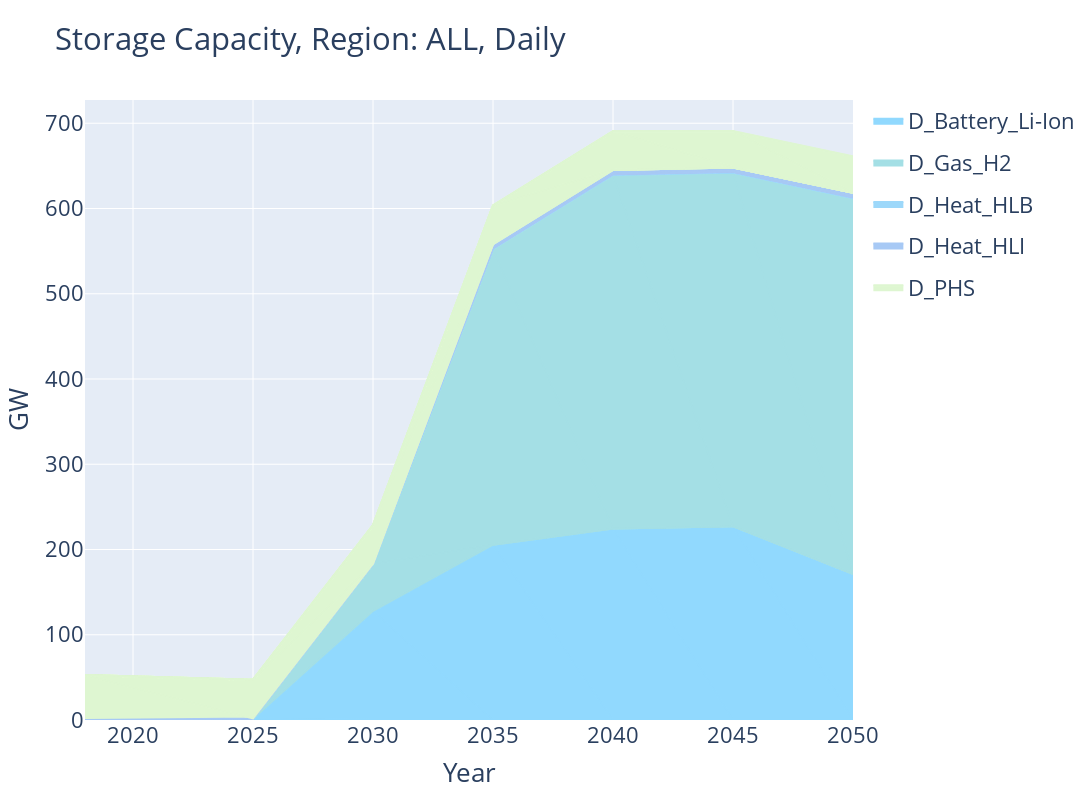
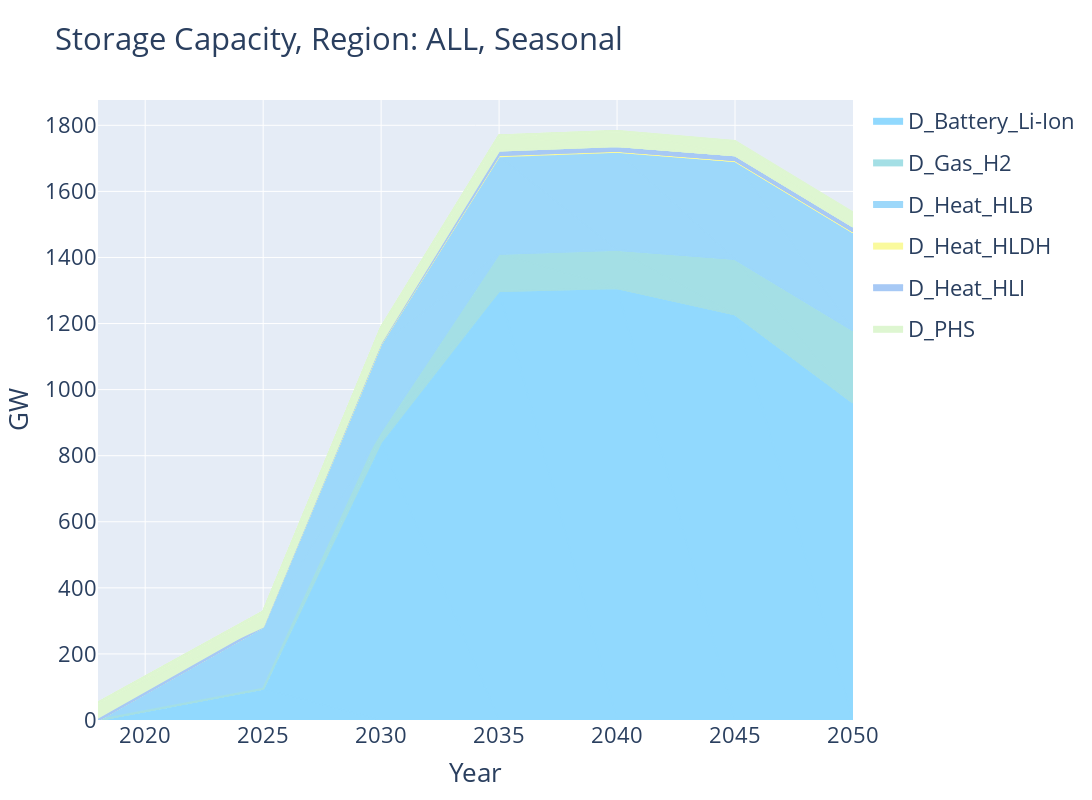

The cell these charts' notebook holds for them, in order:
### Code cell
storage_capacity_evolution_fig(DAILY_DATA, region=REGION, title_addon="Daily").show()
storage_capacity_evolution_fig(SEASON_DATA, region=REGION, title_addon="Seasonal").show()

### Figure 1 — Plotly figure (JSON) as saved in the notebook; plotly's stock layout.template omitted (floating-point values rounded to 4 significant figures)
{"data": [{"fillcolor": "#91d9fe", "legendgroup": "D_Battery_Li-Ion", "line": {"color": "#91d9fe"}, "name": "D_Battery_Li-Ion", "showlegend": true, "stackgroup": "one", "type": "scatter", "x": [2025], "y": [1.411]}, {"fillcolor": "#91d9fe", "legendgroup": "D_Battery_Li-Ion", "line": {"color": "#91d9fe"}, "name": "D_Battery_Li-Ion", "showlegend": false, "stackgroup": "one", "type": "scatter", "x": [2030], "y": [128.0]}, {"fillcolor": "#91d9fe", "legendgroup": "D_Battery_Li-Ion", "line": {"color": "#91d9fe"}, "name": "D_Battery_Li-Ion", "showlegend": false, "stackgroup": "one", "type": "scatter", "x": [2035], "y": [205.7]}, {"fillcolor": "#91d9fe", "legendgroup": "D_Battery_Li-Ion", "line": {"color": "#91d9fe"}, "name": "D_Battery_Li-Ion", "showlegend": false, "stackgroup": "one", "type": "scatter", "x": [2040], "y": [224.6]}, {"fillcolor": "#91d9fe", "legendgroup": "D_Battery_Li-Ion", "line": {"color": "#91d9fe"}, "name": "D_Battery_Li-Ion", "showlegend": false, "stackgroup": "one", "type": "scatter", "x": [2045], "y": [227.4]}, {"fillcolor": "#91d9fe", "legendgroup": "D_Battery_Li-Ion", "line": {"color": "#91d9fe"}, "name": "D_Battery_Li-Ion", "showlegend": false, "stackgroup": "one", "type": "scatter", "x": [2050], "y": [171.6]}, {"fillcolor": "#a4dfe5", "legendgroup": "D_Gas_H2", "line": {"color": "#a4dfe5"}, "name": "D_Gas_H2", "showlegend": true, "stackgroup": "one", "type": "scatter", "x": [2025], "y": [0.3933]}, {"fillcolor": "#a4dfe5", "legendgroup": "D_Gas_H2", "line": {"color": "#a4dfe5"}, "name": "D_Gas_H2", "showlegend": false, "stackgroup": "one", "type": "scatter", "x": [2030], "y": [55.14]}, {"fillcolor": "#a4dfe5", "legendgroup": "D_Gas_H2", "line": {"color": "#a4dfe5"}, "name": "D_Gas_H2", "showlegend": false, "stackgroup": "one", "type": "scatter", "x": [2035], "y": [346.9]}, {"fillcolor": "#a4dfe5", "legendgroup": "D_Gas_H2", "line": {"color": "#a4dfe5"}, "name": "D_Gas_H2", "showlegend": false, "stackgroup": "one", "type": "scatter", "x": [2040], "y": [414.9]}, {"fillcolor": "#a4dfe5", "legendgroup": "D_Gas_H2", "line": {"color": "#a4dfe5"}, "name": "D_Gas_H2", "showlegend": false, "stackgroup": "one", "type": "scatter", "x": [2045], "y": [414.9]}, {"fillcolor": "#a4dfe5", "legendgroup": "D_Gas_H2", "line": {"color": "#a4dfe5"}, "name": "D_Gas_H2", "showlegend": false, "stackgroup": "one", "type": "scatter", "x": [2050], "y": [440.7]}, {"fillcolor": "#9dd8fa", "legendgroup": "D_Heat_HLB", "line": {"color": "#9dd8fa"}, "name": "D_Heat_HLB", "showlegend": true, "stackgroup": "one", "type": "scatter", "x": [2035], "y": [0.5177]}, {"fillcolor": "#9dd8fa", "legendgroup": "D_Heat_HLB", "line": {"color": "#9dd8fa"}, "name": "D_Heat_HLB", "showlegend": false, "stackgroup": "one", "type": "scatter", "x": [2040], "y": [0.7538]}, {"fillcolor": "#9dd8fa", "legendgroup": "D_Heat_HLB", "line": {"color": "#9dd8fa"}, "name": "D_Heat_HLB", "showlegend": false, "stackgroup": "one", "type": "scatter", "x": [2045], "y": [0.7556]}, {"fillcolor": "#9dd8fa", "legendgroup": "D_Heat_HLB", "line": {"color": "#9dd8fa"}, "name": "D_Heat_HLB", "showlegend": false, "stackgroup": "one", "type": "scatter", "x": [2050], "y": [0.8391]}, {"fillcolor": "#a7c9f5", "legendgroup": "D_Heat_HLI", "line": {"color": "#a7c9f5"}, "name": "D_Heat_HLI", "showlegend": true, "stackgroup": "one", "type": "scatter", "x": [2030], "y": [0.06968]}, {"fillcolor": "#a7c9f5", "legendgroup": "D_Heat_HLI", "line": {"color": "#a7c9f5"}, "name": "D_Heat_HLI", "showlegend": false, "stackgroup": "one", "type": "scatter", "x": [2035], "y": [4.951]}, {"fillcolor": "#a7c9f5", "legendgroup": "D_Heat_HLI", "line": {"color": "#a7c9f5"}, "name": "D_Heat_HLI", "showlegend": false, "stackgroup": "one", "type": "scatter", "x": [2040], "y": [5.095]}, {"fillcolor": "#a7c9f5", "legendgroup": "D_Heat_HLI", "line": {"color": "#a7c9f5"}, "name": "D_Heat_HLI", "showlegend": false, "stackgroup": "one", "type": "scatter", "x": [2045], "y": [5.22]}, {"fillcolor": "#a7c9f5", "legendgroup": "D_Heat_HLI", "line": {"color": "#a7c9f5"}, "name": "D_Heat_HLI", "showlegend": false, "stackgroup": "one", "type": "scatter", "x": [2050], "y": [5.299]}, {"fillcolor": "#def6d1", "legendgroup": "D_PHS", "line": {"color": "#def6d1"}, "name": "D_PHS", "showlegend": true, "stackgroup": "one", "type": "scatter", "x": [2018], "y": [52.66]}, {"fillcolor": "#def6d1", "legendgroup": "D_PHS", "line": {"color": "#def6d1"}, "name": "D_PHS", "showlegend": false, "stackgroup": "one", "type": "scatter", "x": [2025], "y": [45.46]}, {"fillcolor": "#def6d1", "legendgroup": "D_PHS", "line": {"color": "#def6d1"}, "name": "D_PHS", "showlegend": false, "stackgroup": "one", "type": "scatter", "x": [2030], "y": [45.46]}, {"fillcolor": "#def6d1", "legendgroup": "D_PHS", "line": {"color": "#def6d1"}, "name": "D_PHS", "showlegend": false, "stackgroup": "one", "type": "scatter", "x": [2035], "y": [45.46]}, {"fillcolor": "#def6d1", "legendgroup": "D_PHS", "line": {"color": "#def6d1"}, "name": "D_PHS", "showlegend": false, "stackgroup": "one", "type": "scatter", "x": [2040], "y": [45.46]}, {"fillcolor": "#def6d1", "legendgroup": "D_PHS", "line": {"color": "#def6d1"}, "name": "D_PHS", "showlegend": false, "stackgroup": "one", "type": "scatter", "x": [2045], "y": [42.72]}, {"fillcolor": "#def6d1", "legendgroup": "D_PHS", "line": {"color": "#def6d1"}, "name": "D_PHS", "showlegend": false, "stackgroup": "one", "type": "scatter", "x": [2050], "y": [42.72]}], "layout": {"barmode": "stack", "font": {"size": 22}, "height": 800, "title": {"text": "Storage Capacity, Region: ALL, Daily"}, "width": 1400, "xaxis": {"title": {"text": "Year"}}, "yaxis": {"title": {"text": "GW"}}}}

### Figure 2 — Plotly figure (JSON) as saved in the notebook; plotly's stock layout.template omitted (floating-point values rounded to 4 significant figures)
{"data": [{"fillcolor": "#91d9fe", "legendgroup": "D_Battery_Li-Ion", "line": {"color": "#91d9fe"}, "name": "D_Battery_Li-Ion", "showlegend": true, "stackgroup": "one", "type": "scatter", "x": [2025], "y": [94.48]}, {"fillcolor": "#91d9fe", "legendgroup": "D_Battery_Li-Ion", "line": {"color": "#91d9fe"}, "name": "D_Battery_Li-Ion", "showlegend": false, "stackgroup": "one", "type": "scatter", "x": [2030], "y": [841.2]}, {"fillcolor": "#91d9fe", "legendgroup": "D_Battery_Li-Ion", "line": {"color": "#91d9fe"}, "name": "D_Battery_Li-Ion", "showlegend": false, "stackgroup": "one", "type": "scatter", "x": [2035], "y": [1299.0]}, {"fillcolor": "#91d9fe", "legendgroup": "D_Battery_Li-Ion", "line": {"color": "#91d9fe"}, "name": "D_Battery_Li-Ion", "showlegend": false, "stackgroup": "one", "type": "scatter", "x": [2040], "y": [1308.0]}, {"fillcolor": "#91d9fe", "legendgroup": "D_Battery_Li-Ion", "line": {"color": "#91d9fe"}, "name": "D_Battery_Li-Ion", "showlegend": false, "stackgroup": "one", "type": "scatter", "x": [2045], "y": [1228.0]}, {"fillcolor": "#91d9fe", "legendgroup": "D_Battery_Li-Ion", "line": {"color": "#91d9fe"}, "name": "D_Battery_Li-Ion", "showlegend": false, "stackgroup": "one", "type": "scatter", "x": [2050], "y": [961.3]}, {"fillcolor": "#a4dfe5", "legendgroup": "D_Gas_H2", "line": {"color": "#a4dfe5"}, "name": "D_Gas_H2", "showlegend": true, "stackgroup": "one", "type": "scatter", "x": [2025], "y": [0.1713]}, {"fillcolor": "#a4dfe5", "legendgroup": "D_Gas_H2", "line": {"color": "#a4dfe5"}, "name": "D_Gas_H2", "showlegend": false, "stackgroup": "one", "type": "scatter", "x": [2030], "y": [31.99]}, {"fillcolor": "#a4dfe5", "legendgroup": "D_Gas_H2", "line": {"color": "#a4dfe5"}, "name": "D_Gas_H2", "showlegend": false, "stackgroup": "one", "type": "scatter", "x": [2035], "y": [112.8]}, {"fillcolor": "#a4dfe5", "legendgroup": "D_Gas_H2", "line": {"color": "#a4dfe5"}, "name": "D_Gas_H2", "showlegend": false, "stackgroup": "one", "type": "scatter", "x": [2040], "y": [116.1]}, {"fillcolor": "#a4dfe5", "legendgroup": "D_Gas_H2", "line": {"color": "#a4dfe5"}, "name": "D_Gas_H2", "showlegend": false, "stackgroup": "one", "type": "scatter", "x": [2045], "y": [167.8]}, {"fillcolor": "#a4dfe5", "legendgroup": "D_Gas_H2", "line": {"color": "#a4dfe5"}, "name": "D_Gas_H2", "showlegend": false, "stackgroup": "one", "type": "scatter", "x": [2050], "y": [218.6]}, {"fillcolor": "#9dd8fa", "legendgroup": "D_Heat_HLB", "line": {"color": "#9dd8fa"}, "name": "D_Heat_HLB", "showlegend": true, "stackgroup": "one", "type": "scatter", "x": [2025], "y": [187.2]}, {"fillcolor": "#9dd8fa", "legendgroup": "D_Heat_HLB", "line": {"color": "#9dd8fa"}, "name": "D_Heat_HLB", "showlegend": false, "stackgroup": "one", "type": "scatter", "x": [2030], "y": [262.7]}, {"fillcolor": "#9dd8fa", "legendgroup": "D_Heat_HLB", "line": {"color": "#9dd8fa"}, "name": "D_Heat_HLB", "showlegend": false, "stackgroup": "one", "type": "scatter", "x": [2035], "y": [295.3]}, {"fillcolor": "#9dd8fa", "legendgroup": "D_Heat_HLB", "line": {"color": "#9dd8fa"}, "name": "D_Heat_HLB", "showlegend": false, "stackgroup": "one", "type": "scatter", "x": [2040], "y": [296.3]}, {"fillcolor": "#9dd8fa", "legendgroup": "D_Heat_HLB", "line": {"color": "#9dd8fa"}, "name": "D_Heat_HLB", "showlegend": false, "stackgroup": "one", "type": "scatter", "x": [2045], "y": [296.3]}, {"fillcolor": "#9dd8fa", "legendgroup": "D_Heat_HLB", "line": {"color": "#9dd8fa"}, "name": "D_Heat_HLB", "showlegend": false, "stackgroup": "one", "type": "scatter", "x": [2050], "y": [296.3]}, {"fillcolor": "#fafa9d", "legendgroup": "D_Heat_HLDH", "line": {"color": "#fafa9d"}, "name": "D_Heat_HLDH", "showlegend": true, "stackgroup": "one", "type": "scatter", "x": [2030], "y": [3.202]}, {"fillcolor": "#fafa9d", "legendgroup": "D_Heat_HLDH", "line": {"color": "#fafa9d"}, "name": "D_Heat_HLDH", "showlegend": false, "stackgroup": "one", "type": "scatter", "x": [2035], "y": [3.243]}, {"fillcolor": "#fafa9d", "legendgroup": "D_Heat_HLDH", "line": {"color": "#fafa9d"}, "name": "D_Heat_HLDH", "showlegend": false, "stackgroup": "one", "type": "scatter", "x": [2040], "y": [3.243]}, {"fillcolor": "#fafa9d", "legendgroup": "D_Heat_HLDH", "line": {"color": "#fafa9d"}, "name": "D_Heat_HLDH", "showlegend": false, "stackgroup": "one", "type": "scatter", "x": [2045], "y": [3.243]}, {"fillcolor": "#fafa9d", "legendgroup": "D_Heat_HLDH", "line": {"color": "#fafa9d"}, "name": "D_Heat_HLDH", "showlegend": false, "stackgroup": "one", "type": "scatter", "x": [2050], "y": [3.243]}, {"fillcolor": "#a7c9f5", "legendgroup": "D_Heat_HLI", "line": {"color": "#a7c9f5"}, "name": "D_Heat_HLI", "showlegend": true, "stackgroup": "one", "type": "scatter", "x": [2025], "y": [0.5318]}, {"fillcolor": "#a7c9f5", "legendgroup": "D_Heat_HLI", "line": {"color": "#a7c9f5"}, "name": "D_Heat_HLI", "showlegend": false, "stackgroup": "one", "type": "scatter", "x": [2030], "y": [4.507]}, {"fillcolor": "#a7c9f5", "legendgroup": "D_Heat_HLI", "line": {"color": "#a7c9f5"}, "name": "D_Heat_HLI", "showlegend": false, "stackgroup": "one", "type": "scatter", "x": [2035], "y": [14.15]}, {"fillcolor": "#a7c9f5", "legendgroup": "D_Heat_HLI", "line": {"color": "#a7c9f5"}, "name": "D_Heat_HLI", "showlegend": false, "stackgroup": "one", "type": "scatter", "x": [2040], "y": [14.15]}, {"fillcolor": "#a7c9f5", "legendgroup": "D_Heat_HLI", "line": {"color": "#a7c9f5"}, "name": "D_Heat_HLI", "showlegend": false, "stackgroup": "one", "type": "scatter", "x": [2045], "y": [14.17]}, {"fillcolor": "#a7c9f5", "legendgroup": "D_Heat_HLI", "line": {"color": "#a7c9f5"}, "name": "D_Heat_HLI", "showlegend": false, "stackgroup": "one", "type": "scatter", "x": [2050], "y": [14.17]}, {"fillcolor": "#def6d1", "legendgroup": "D_PHS", "line": {"color": "#def6d1"}, "name": "D_PHS", "showlegend": true, "stackgroup": "one", "type": "scatter", "x": [2018], "y": [52.66]}, {"fillcolor": "#def6d1", "legendgroup": "D_PHS", "line": {"color": "#def6d1"}, "name": "D_PHS", "showlegend": false, "stackgroup": "one", "type": "scatter", "x": [2025], "y": [45.46]}, {"fillcolor": "#def6d1", "legendgroup": "D_PHS", "line": {"color": "#def6d1"}, "name": "D_PHS", "showlegend": false, "stackgroup": "one", "type": "scatter", "x": [2030], "y": [45.46]}, {"fillcolor": "#def6d1", "legendgroup": "D_PHS", "line": {"color": "#def6d1"}, "name": "D_PHS", "showlegend": false, "stackgroup": "one", "type": "scatter", "x": [2035], "y": [45.46]}, {"fillcolor": "#def6d1", "legendgroup": "D_PHS", "line": {"color": "#def6d1"}, "name": "D_PHS", "showlegend": false, "stackgroup": "one", "type": "scatter", "x": [2040], "y": [45.46]}, {"fillcolor": "#def6d1", "legendgroup": "D_PHS", "line": {"color": "#def6d1"}, "name": "D_PHS", "showlegend": false, "stackgroup": "one", "type": "scatter", "x": [2045], "y": [42.72]}, {"fillcolor": "#def6d1", "legendgroup": "D_PHS", "line": {"color": "#def6d1"}, "name": "D_PHS", "showlegend": false, "stackgroup": "one", "type": "scatter", "x": [2050], "y": [42.72]}], "layout": {"barmode": "stack", "font": {"size": 22}, "height": 800, "title": {"text": "Storage Capacity, Region: ALL, Seasonal"}, "width": 1400, "xaxis": {"title": {"text": "Year"}}, "yaxis": {"title": {"text": "GW"}}}}
